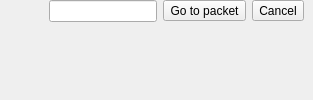
  <widget class="QWidget" name="centralWidget">
   <property name="sizePolicy">
    <sizepolicy hsizetype="Expanding" vsizetype="Expanding">
     <horstretch>0</horstretch>
     <verstretch>0</verstretch>
    </sizepolicy>
   </property>
   <layout class="QGridLayout" name="gridLayout">
    <property name="leftMargin">
     <number>0</number>
    </property>
    <property name="topMargin">
     <number>0</number>
    </property>
    <property name="rightMargin">
     <number>0</number>
    </property>
    <property name="bottomMargin">
     <number>0</number>
    </property>
    <property name="spacing">
     <number>0</number>
    </property>
    <item row="0" column="0">
     <widget class="AccordionFrame" name="goToFrame">
      <layout class="QHBoxLayout" name="goToHB">
       <property name="topMargin">
        <number>0</number>
       </property>
       <property name="bottomMargin">
        <number>0</number>
       </property>
       <item>
        <spacer name="horizontalSpacer">
         <property name="orientation">
          <enum>Qt::Horizontal</enum>
         </property>
         <property name="sizeHint" stdset="0">
          <size>
           <width>40</width>
           <height>10</height>
          </size>
         </property>
        </spacer>
       </item>
       <item>
        <widget class="QLineEdit" name="goToLineEdit">
         <property name="inputMask">
          <string>900000000</string>
         </property>
        </widget>
       </item>
       <item>
        <widget class="QToolButton" name="goToGo">
         <property name="text">
          <string>Go to packet</string>
         </property>
        </widget>
       </item>
       <item>
        <widget class="QToolButton" name="goToCancel">
         <property name="text">
          <string>Cancel</string>
         </property>
        </widget>
       </item>
      </layout>
     </widget>
    </item>
    <item row="1" column="0">
     <widget class="SearchFrame" name="searchFrame" native="true"/>
    </item>
    <item row="2" column="0">
     <widget class="QStackedWidget" name="mainStack">
      <property name="enabled">
       <bool>true</bool>
      </property>
      <widget class="MainWelcome" name="welcomePage"/>
      <widget class="QWidget" name="packetPage"/>
     </widget>
    </item>
   </layout>
  </widget>
